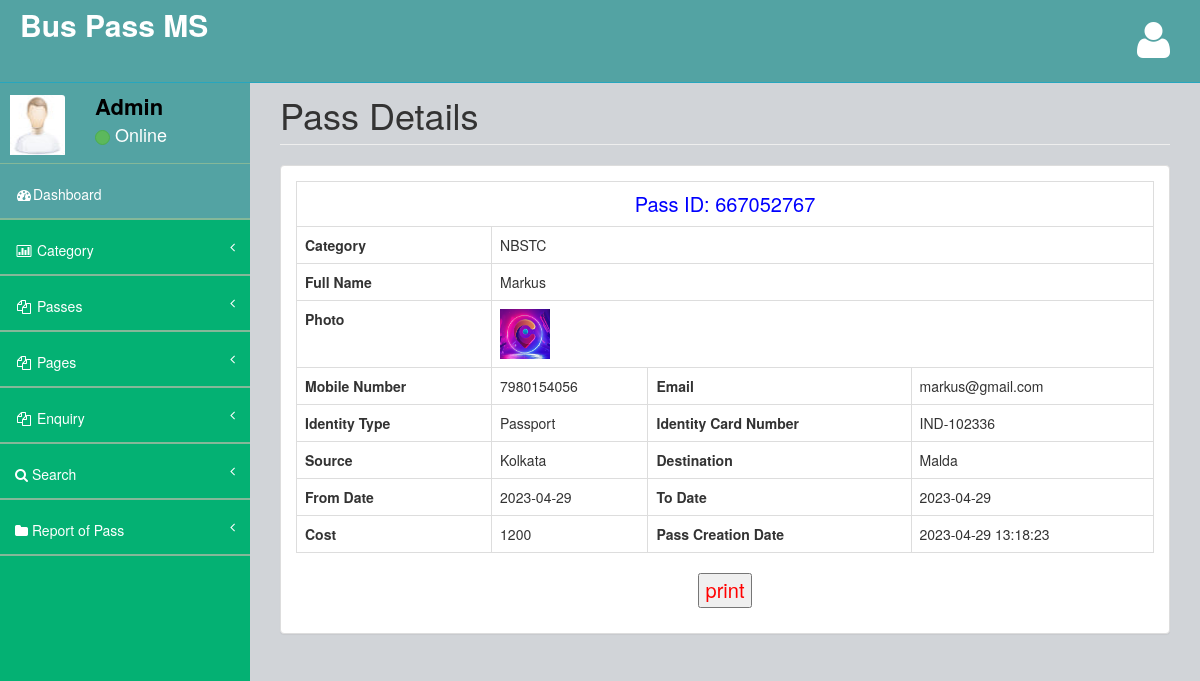
/admin/view-pass-detail.php?viewid=7 (signed in), run on the app's committed database.
### tables this page shows
CREATE TABLE `tblpass` (
  `ID` int(10) NOT NULL,
  `PassNumber` varchar(200) DEFAULT NULL,
  `FullName` varchar(200) DEFAULT NULL,
  `ProfileImage` varchar(200) DEFAULT NULL,
  `ContactNumber` bigint(10) DEFAULT NULL,
  `Email` varchar(200) DEFAULT NULL,
  `IdentityType` varchar(200) DEFAULT NULL,
  `IdentityCardno` varchar(200) DEFAULT NULL,
  `Category` varchar(100) DEFAULT NULL,
  `Source` varchar(200) DEFAULT NULL,
  `Destination` varchar(200) DEFAULT NULL,
  `FromDate` varchar(200) DEFAULT NULL,
  `ToDate` varchar(200) DEFAULT NULL,
  `Cost` decimal(10,0) DEFAULT NULL,
  `PasscreationDate` timestamp NULL DEFAULT current_timestamp()
);

### admin/view-pass-detail.php (the view, shortened to what this page needs)
<?php
include('includes/dbconnection.php');
if (strlen($_SESSION['bpmsaid']==0)) {
  header('location:logout.php');
  } else{
?>
<!DOCTYPE html>
<html>
<head>
    <link href="assets/plugins/bootstrap/bootstrap.css" rel="stylesheet" />
    <link href="assets/font-awesome/css/font-awesome.css" rel="stylesheet" />
    <link href="assets/plugins/pace/pace-theme-big-counter.css" rel="stylesheet" />
   <link href="assets/css/style.css" rel="stylesheet" />
      <link href="assets/css/main-style.css" rel="stylesheet" />
</head>
<body>
    <div id="wrapper">
      <?php include_once('includes/header.php');?>
        <?php include_once('includes/sidebar.php');?>
          <div id="page-wrapper">
            <div class="row">
                <div class="col-lg-12">
                    <h1 class="page-header">Pass Details</h1>
                </div>
            </div>
            <div class="row">
                <div class="col-lg-12">
                    <div class="panel panel-default">
                        <div class="panel-body">
                            <div class="row" id="divToPrint">
                                <div class="col-lg-12">
                                   <?php
$vid=$_GET['viewid'];
$sql="SELECT * from  tblpass where ID=$vid";
$query = $dbh -> prepare($sql);
$query->execute();
$results=$query->fetchAll(PDO::FETCH_OBJ);
$cnt=1;
if($query->rowCount() > 0)
{
foreach($results as $row)
{               ?>
                                    <table border="1" class="table table-bordered" >
                                    <tr align="center">
<td colspan="6" style="font-size:20px;color:blue">
 Pass ID: <?php  echo ($row->PassNumber);?></td></tr>
   <tr>
        <th scope>Category</th>
    <td colspan="3"><?php  echo ($row->Category);?></td>
  </tr>
<tr>
    <th scope>Full Name</th>
    <td colspan="3"><?php  echo ($row->FullName);?></td>
  </tr>
  <tr>
    <th scope>Photo</th>
    <td colspan="3"><img src="images/<?php  echo ($row->ProfileImage);?>" width="50" height="50"></td>
  </tr>
  <tr>
    <th scope>Mobile Number</th>
    <td><?php  echo ($row->ContactNumber);?></td>
    <th scope>Email</th>
    <td><?php  echo ($row->Email);?></td>
  </tr>
<tr>
    <th scope>Identity Type</th>
    <td><?php  echo ($row->IdentityType);?></td>
    <th scope>Identity Card Number</th>
    <td><?php  echo ($row->IdentityCardno);?></td>
  </tr>
  <tr>
    <th scope>Source</th>
    <td><?php  echo ($row->Source);?></td>
    <th scope>Destination</th>
    <td><?php  echo ($row->Destination);?></td>
  </tr>
<tr>
    <th scope>From Date</th>
    <td><?php  echo ($row->FromDate);?></td>
    <th scope>To Date</th>
    <td><?php  echo ($row->ToDate);?></td>
  </tr>
  <tr>
    <th scope>Cost</th>
    <td><?php  echo ($row->Cost);?></td>
    <th scope>Pass Creation Date</th>
    <td><?php  echo ($row->PasscreationDate);?></td>
  </tr>
   <?php $cnt=$cnt+1;}} ?>
   </table>
   <p style="text-align: center;font-size: 20px;color: red">
  <input type="button" value="print" onclick="PrintDiv();" /></p>
                                </div>
                            </div>
                        </div>
                    </div>
                </div>
            </div>
        </div>
    </div>
</body>
</html>
<?php }  ?>

### admin/includes/sidebar.php (shortened to what this page needs)
<?php
include('includes/dbconnection.php');
?>
        <nav class="navbar-default navbar-static-side" role="navigation">
            <div class="sidebar-collapse">
                <ul class="nav" id="side-menu">
                    <li>
                        <div class="user-section">
                            <div class="user-section-inner">
                                <img src="assets/img/user.jpg" alt="">
                            </div>
                            <div class="user-info">
                                <?php
$aid=$_SESSION['bpmsaid'];
$sql="SELECT AdminName from  tbladmin where ID=:aid";
$query = $dbh -> prepare($sql);
$query->bindParam(':aid',$aid,PDO::PARAM_STR);
$query->execute();
$results=$query->fetchAll(PDO::FETCH_OBJ);
$cnt=1;
if($query->rowCount() > 0)
{
foreach($results as $row)
{               ?>
                                <div><strong><?php  echo $row->AdminName;?></strong></div>
                                <div class="user-text-online">
                                    <span class="user-circle-online btn btn-success btn-circle "></span>&nbsp;Online
                                </div>
                            </div>
                            <?php $cnt=$cnt+1;}} ?>
                        </div>
                    </li>
                    <li class="selected">
                        <a href="dashboard.php"><i class="fa fa-dashboard fa-fw"></i>Dashboard</a>
                    </li>
                    <li>
                        <a href="#"><i class="fa fa-bar-chart-o fa-fw"></i> Category<span class="fa arrow"></span></a>
                    </li>
                    <li>
                        <a href="#"><i class="fa fa-files-o fa-fw"></i> Passes<span class="fa arrow"></span></a>
                    </li>
                    <li>
                        <a href="#"><i class="fa fa-files-o fa-fw"></i> Pages<span class="fa arrow"></span></a>
                    </li>
                    <li>
                        <a href="#"><i class="fa fa-files-o fa-fw"></i> Enquiry<span class="fa arrow"></span></a>
                    </li>
                    <li>
                        <a href="search-pass.php"><i class="fa fa-search"></i>  Search<span class="fa arrow"></span></a>
                        </li>
                        <li>
                        <a href="pass-bwdates-report.php"><i class="fa fa-folder"></i>  Report of Pass<span class="fa arrow"></span></a>
                        </li>
                </ul>
            </div>
        </nav>

### admin/assets/css/style.css (style rules this page uses)
body { background-color: #f8f8f8; }
#wrapper { width: 100%; margin-top: 55px!important; background-color:#04B173; }
#page-wrapper { padding: 0 15px; min-height: 568px; background-color:rgb(209, 212, 216); }
.navbar-static-side ul li { border-bottom:1px solid #84B899 !important; }
.arrow { float: right; }
.fa.arrow:before { content: "\f104"; }
@media (min-width:768px) { .navbar-static-side { z-index: 1; position: absolute; width: 250px; } }
.btn-circle { width: 30px; height: 30px; padding: 6px 0; border-radius: 15px; text-align: center; font-size: 12px; line-height: 1.428571429; }

### admin/assets/css/main-style.css (style rules this page uses)
.user-section-inner { height: 65px; width: 65px; -moz-border-radius: 3px; -webkit-border-radius: 3px; border-radius: 3px; overflow: hidden; display: inline-block; float: left; margin-right: 15px; margin-top: 20px; }
.user-section-inner img { margin-left:10px; width:55px; height:60px; }
.user-info { display: block; color:#000!important; display: inline-block; padding: 15px; margin-bottom: 0px }
.user-text-online { font-size:18px; color:#fff }
.user-circle-online { width: 15px!important; height: 15px!important; }
.nav > li > a { padding: 20px 15px; }
#side-menu { background-color:#04B173; }
#side-menu a { color:#fff; border-bottom: 1px solid #84B899 !important; height: 55px; }
.selected { background-color:rgb(83, 163, 163); }
.navbar-default { border-color: #27A6BE; }
@media (min-width:768px) { #page-wrapper { position: inherit; margin: 0 0 0 250px; padding: 0 30px; min-height: 1000px; } }

### data on the page
tblpass: PassNumber "667052767", Category "NBSTC", FullName "Markus", ProfileImage (picture), ContactNumber "7980154056", Email "markus@gmail.com", IdentityType "Passport", IdentityCardno "IND-102336", Source "Kolkata", Destination "Malda", FromDate "2023-04-29", ToDate "2023-04-29", Cost "1200", PasscreationDate "2023-04-29 13:18:23"

### other printed values
$row->AdminName "Admin"
